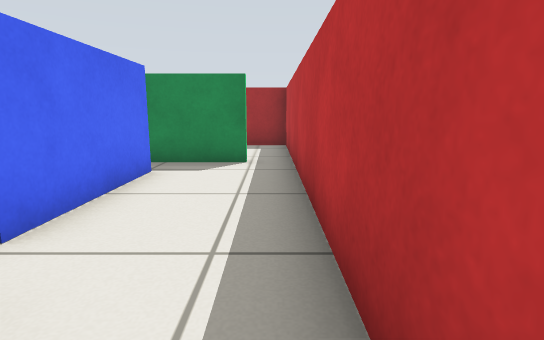
View 1 (above)

16 first-person views from a walk through a Gazebo world. The camera is 0.57 m above the floor, tilts 10° down and sees 80° across. The floor is counted in squares, 0.5 m on a side. Each view is taken from the middle of a square. On the plan, view 1 faces up. The plan holds only what a view shows up to about 13 squares ahead; the rest is blank.

View 2
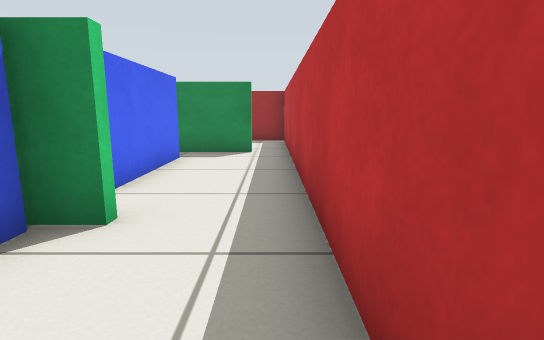

View 3
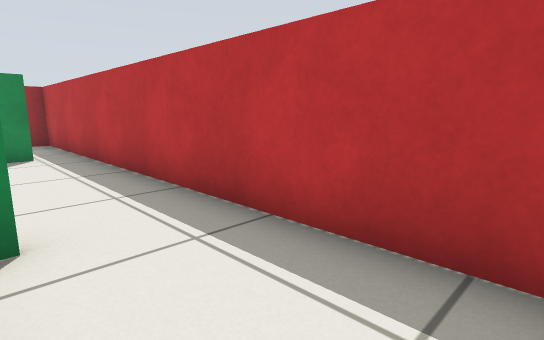

View 4
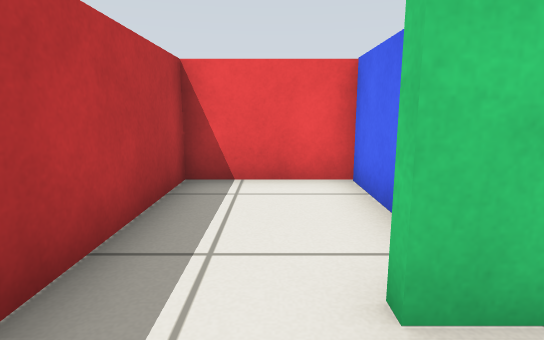

View 5
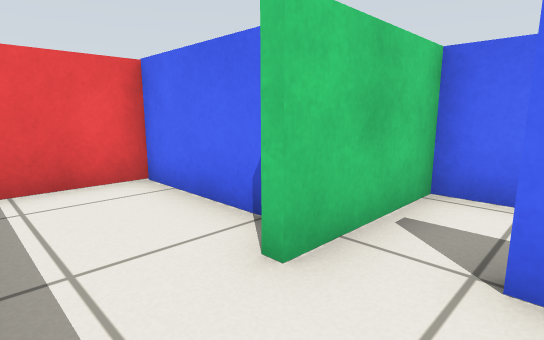

View 6
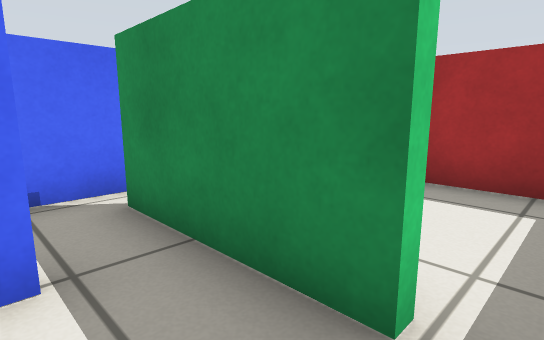

View 7
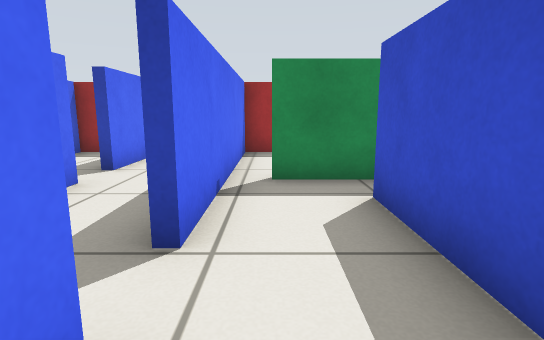

View 8
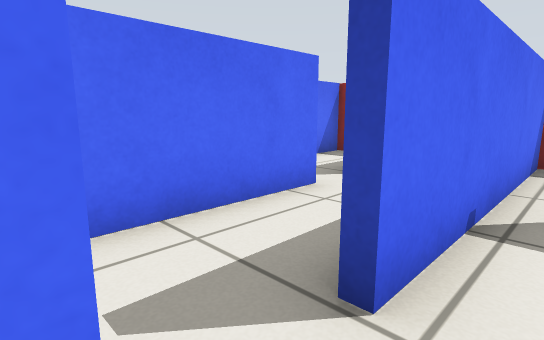

View 9
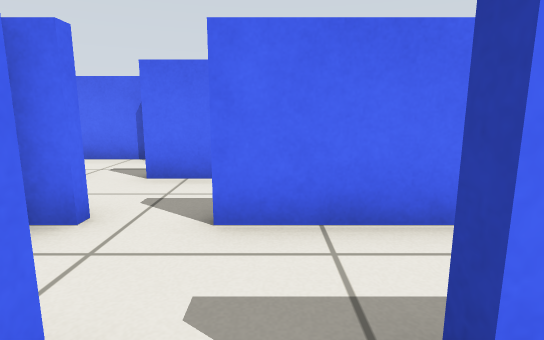

View 10
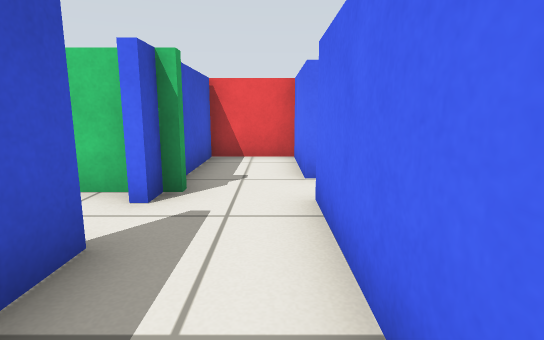

View 11
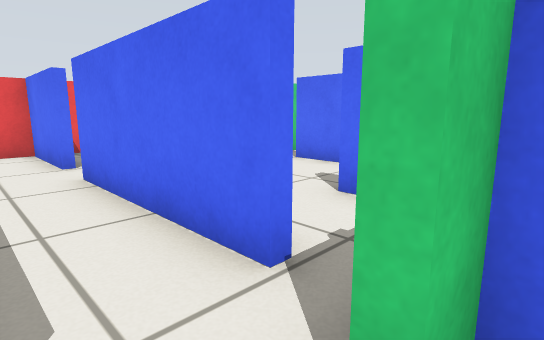

View 12
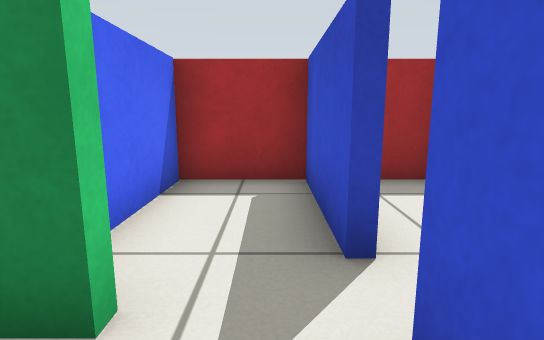

View 13
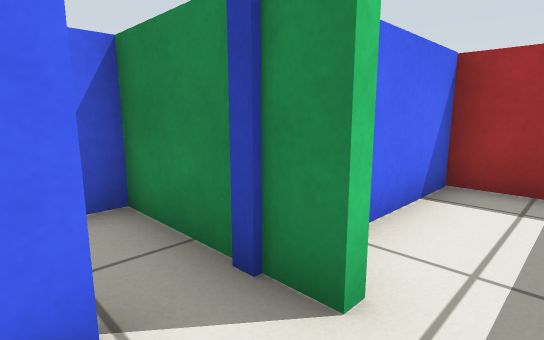

View 14
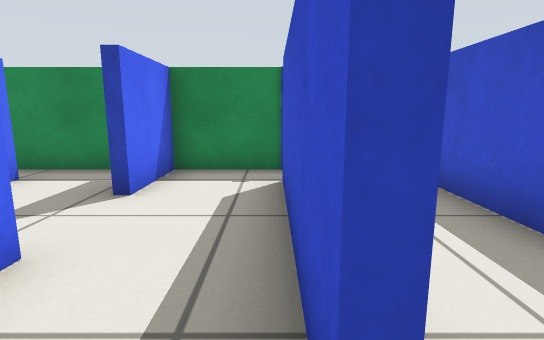

View 15
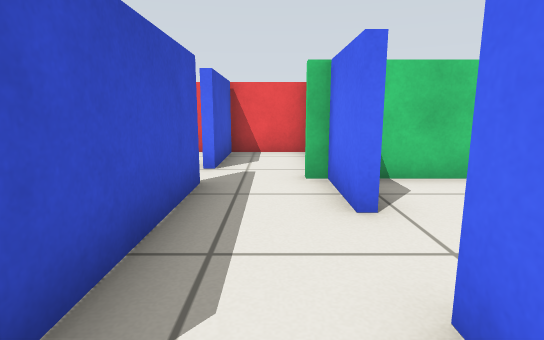

View 16
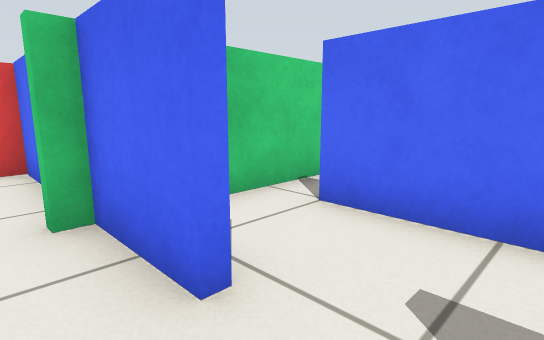

### Floor plan
Ten units are one square. View 1 is at (0, 0); x grows to the right and y downward. Boxes are objects, and circles mark ways between rooms. Rooms are numbered by the first view taken in them; rooms with no view inside come last. Other rooms are left out.
<svg viewBox="-157 -120 167 150">
<path fill="none" stroke="#000" d="M-16 -12 -24 -12 -24 25 5 25 5 -75M-26 -14 -16 -14M-24 -64 -24 -26M-5 -75 -40 -75M-48 -32 -48 -14 -26 -14M-26 -35 -26 -64M-48 -115 -48 -45M-74 -34 -74 -72M-96 -65 -96 -18M-72 -72 -72 -34M-72 -21 -72 -14 -61 -14M-74 -84 -74 -115 -96 -115 -96 -77 -89 -77M-74 -14 -74 -20M-96 -5 -96 25 -74 25 -74 -2M-72 -101 -72 -84M-52 -115 -61 -115M-120 -9 -120 25 -98 25 -98 -5M-98 -18 -98 -35M-120 -35 -120 -14M-89 -75 -120 -75 -120 -54M-98 -35 -98 -65M-144 -65 -144 -35M-132 -75 -152 -75M-144 -35 -144 -25M-144 -14 -129 -14"/>
<circle cx="-30" cy="-20" r="3" fill="#2a7"/>
<circle cx="-40" cy="-30" r="3" fill="#2a7"/>
<circle cx="-50" cy="-40" r="3" fill="#2a7"/>
<circle cx="-100" cy="-10" r="3" fill="#2a7"/>
<circle cx="-110" cy="-25" r="3" fill="#2a7"/>
<circle cx="-120" cy="-45" r="3" fill="#2a7"/>
<circle cx="-135" cy="-30" r="3" fill="#2a7"/>
<text x="-10" y="-20">1</text>
<text x="-40" y="-20">2</text>
<text x="-40" y="-60">3</text>
<text x="-80" y="-50">4</text>
<text x="-110" y="-10">5</text>
<text x="-110" y="-60">6</text>
<text x="-130" y="-50">7</text>
<text x="-140" y="-30">8</text>
</svg>
Room 1 opens to room 2. Room 2 opens to room 3. Room 3 opens to room 4. Room 4 opens to room 5. Room 5 opens to room 6. Room 6 opens to room 7. Room 7 opens to room 8.

Where each view was taken, in squares from view 1:
view 1: 0 up, 0 right, facing up
view 2: 2 down, 0 right, facing up
view 3: 2 down, 2 left, facing up-right
view 4: 3 up, 1 left, facing down
view 5: 3 up, 0 right, facing down-left
view 6: 6 up, 0 right, facing up-left
view 7: 2 up, 4 left, facing up
view 8: 3 up, 4 left, facing up-left
view 9: 4 up, 4 left, facing left
view 10: 6 up, 9 left, facing down
view 11: 8 up, 8 left, facing down-left
view 12: 6 up, 8 left, facing up
view 13: 6 up, 8 left, facing up-left
view 14: 1 up, 10 left, facing up
view 15: 7 up, 11 left, facing down
view 16: 5 up, 11 left, facing down-left
